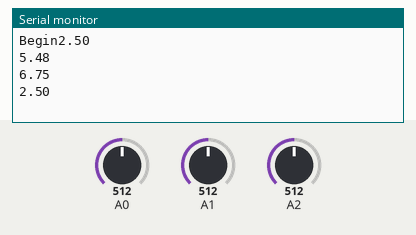
This sketch was run on a simulated Arduino Nano, built with avr-gcc and run on an emulated ATmega328P. Shown: the last lines printed to the serial monitor. Inputs (shaded band) come from the test bench; at power-on: A0 = 512, A1 = 512, A2 = 512.

Above: at 5.8 s.
5.9 s: A0 set to 716
At 8.1 s:
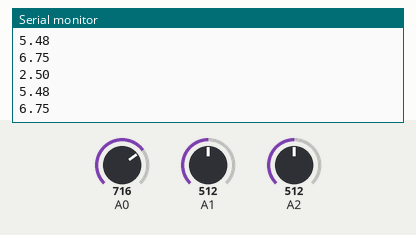
11.1 s: A1 set to 716
At 11.1 s:
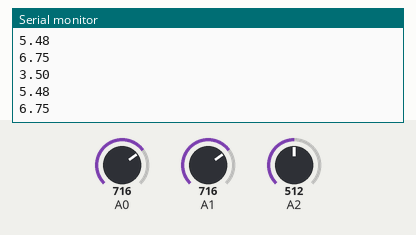
16.3 s: A2 set to 716
At 19.8 s:
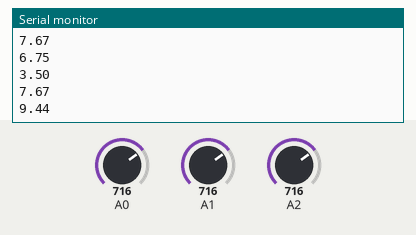
21.5 s: A0 set to 900
At 22.8 s:
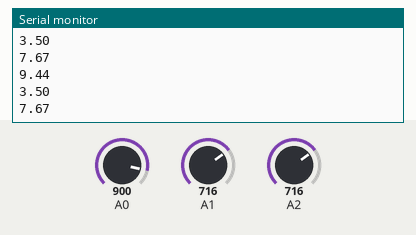
26.7 s: A1 set to 900
At 28.4 s:
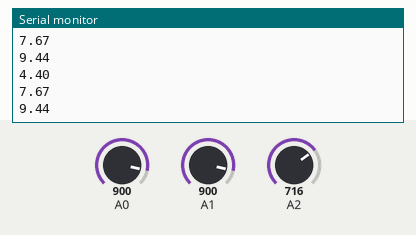
31.9 s: A2 set to 900
At 35.8 s:
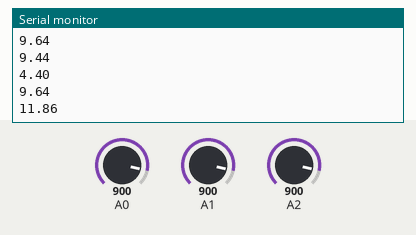
Timing chart, 0 to 37.3 s (numbered marks = the images above; inputs shaded):
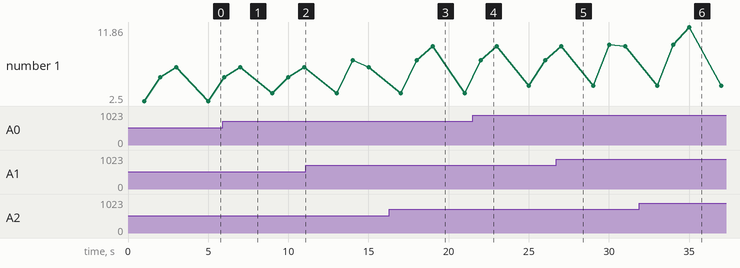

Measured:
- after the input at 16.3 s, the serial monitor: prints a new line after 2.7 s (image 3)
- after the input at 31.9 s, the serial monitor: prints a new line after 3.1 s (image 6)

The sketch:

voltageRead.ino
```cpp
/*
    QS Solutions voltageRead.ino

    Designed to read the voltage of each cell in a 3 cell LiPo battery using an Arduino Nano's Analog Inputs.

    Miguel Manguerra, Carter Cooper, and Ilya Sharikov
*/
#include "voltageRead.h"

//Global variables to use

int sensorValue = 0;  // variable to store the ADC value coming from the sensor

float voltageOne = 0;  // variable to store the voltage at cell 1
float voltageTwo = 0; // variable to store the voltage at cell 2
float voltageThree = 0; // variable to store the voltage at cell 3


void setup() {
  // declaring Analog Pins 0,1,2 as input pins
  Serial.begin(9600);
  Serial.print("Begin");
  pinMode(A0, INPUT);
  pinMode(A1, INPUT);
  pinMode(A2, INPUT);
}

void loop() {
  // read the value from the sensor:
  delay(1000);

  voltageOne = getCellOne();
  Serial.print(voltageOne);
  Serial.print("\n");

  delay(1000);

  voltageTwo = getCellTwo();
  Serial.print(voltageTwo);
  Serial.print("\n");

  delay(1000);

  voltageThree = getCellThree();
  Serial.print(voltageThree);
  Serial.print("\n");

  delay(1000);

}
```

voltageRead.cpp
```cpp
#include "voltageRead.h"
#include "arduino.h"

float getCellOne(void){
  float sensorValue = analogRead(A0);
  return sensorValue * ADCconversion * cellOneRatio;
}

float getCellTwo(void){
  float sensorValue = analogRead(A1);
  return sensorValue * ADCconversion * cellTwoRatio;
}


float getCellThree(void){
  float sensorValue = analogRead(A2);
  return sensorValue * ADCconversion * cellThreeRatio;
}


bool batteryCheck(void){
  float cellOneVoltage = getCellOne();
  float cellTwoVoltage = getCellTwo();
  float cellThreeVoltage = getCellThree();
  if( (cellOneVoltage || cellTwoVoltage || cellThreeVoltage) <= 3.8){
    return 0;
  }
  return 1;
}
```

voltageRead.h
```cpp
#ifndef voltageRead.h

#define cellOneRatio 1
#define cellTwoRatio 1030/470
#define cellThreeRatio 890/330

#define referenceVoltage 4.68 //this value is dependent on the Arduino Nano's internal reference voltage and can be measured with a multimeter between ground and the Arduino's 5V output (the default reference voltage)

#define ADCconversion 5/1023

bool batteryCheck(void);
float getCellOne(void);
float getCellTwo(void);
float getCellThree(void);

#endif
```
